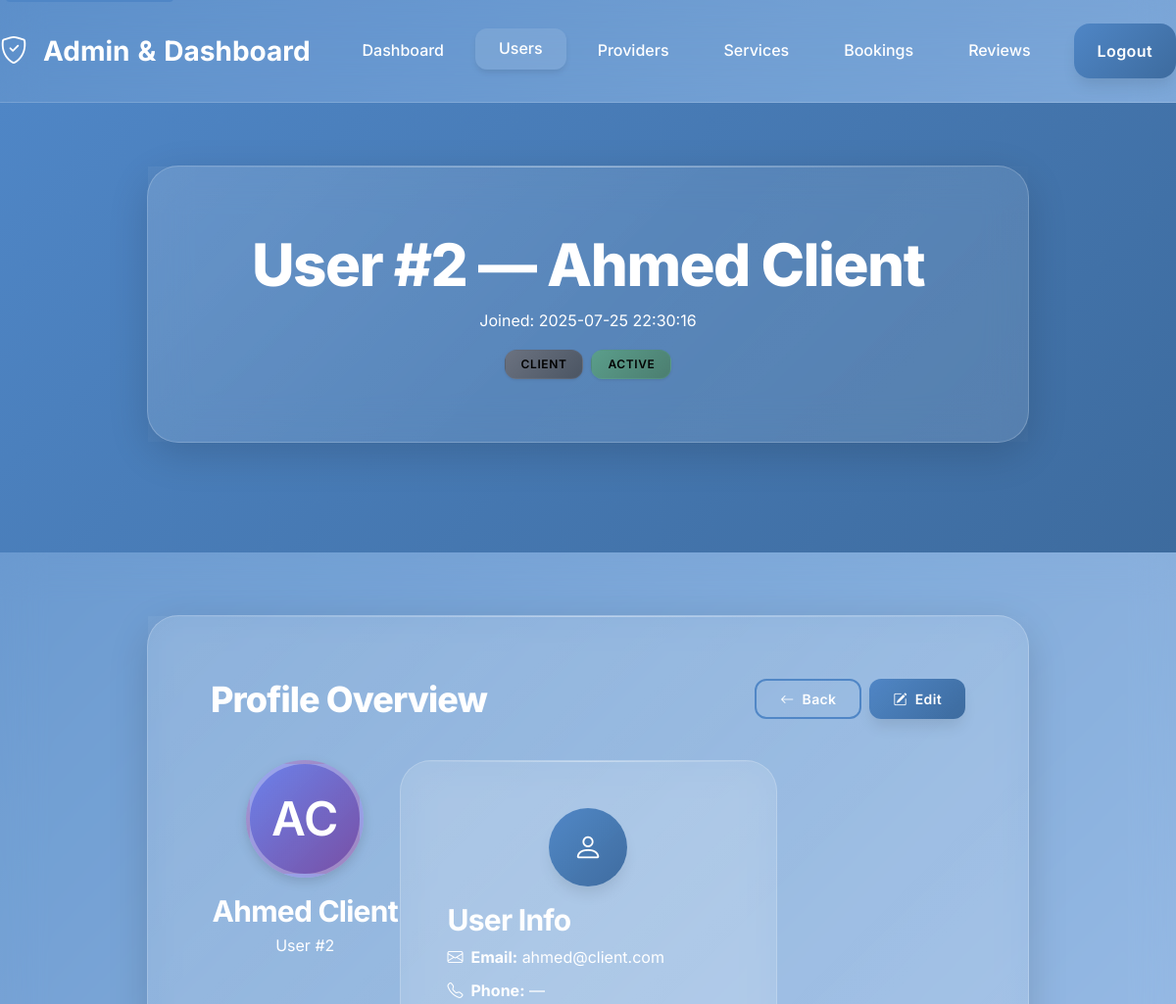
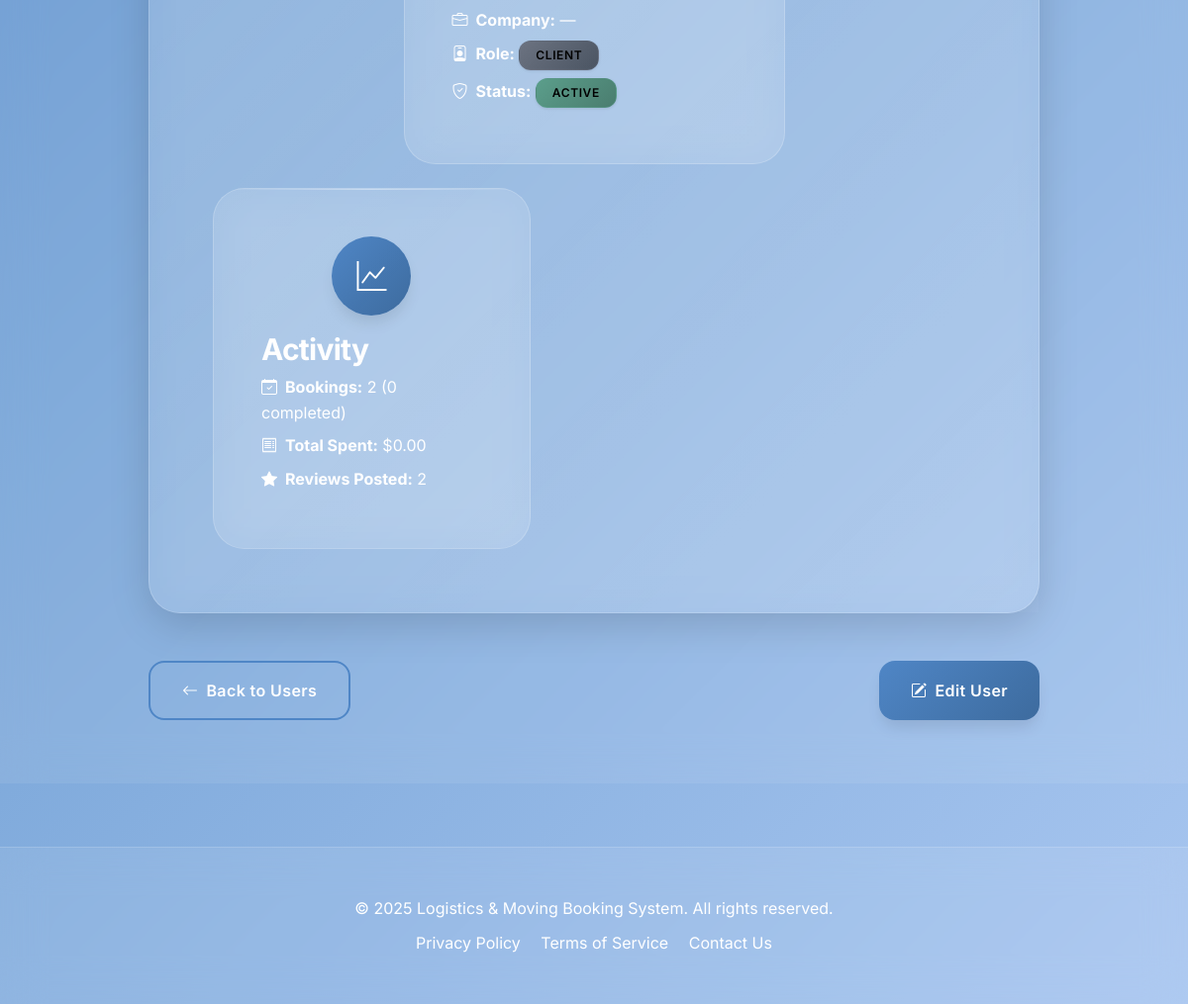
The page /admin_user_view.php?id=2 (signed in) on the database its author committed (2 pictures, top to bottom).
### tables this page shows
CREATE TABLE users (
  id INT AUTO_INCREMENT PRIMARY KEY,
  name VARCHAR(100) NOT NULL,
  email VARCHAR(100) NOT NULL UNIQUE,
  password VARCHAR(255) NOT NULL,
  role ENUM('client','provider','admin') NOT NULL DEFAULT 'client',
  phone VARCHAR(30),
  company_name VARCHAR(100),
  profile_image VARCHAR(255) DEFAULT NULL,
  created_at TIMESTAMP DEFAULT CURRENT_TIMESTAMP,
  status ENUM('active','inactive') DEFAULT 'active',
  rating DECIMAL(2,1) DEFAULT 0.0
);

### public/admin_user_view.php (the view, shortened to what this page needs)
<?php
require_once '../includes/auth.php';
$user_id = (int) $_GET['id'];
function e($v){ return htmlspecialchars((string)$v, ENT_QUOTES, 'UTF-8'); }
function badgeClass($status, $map){ $s=strtolower((string)$status); return $map[$s] ?? 'bg-secondary'; }
function roleBadge($role){
  $r=strtolower($role);
  return 'bg-secondary';
}
$u_stmt = mysqli_prepare($conn, "SELECT * FROM users WHERE id=? LIMIT 1");
mysqli_stmt_bind_param($u_stmt, 'i', $user_id);
mysqli_stmt_execute($u_stmt);
$u_res = mysqli_stmt_get_result($u_stmt);
$user = mysqli_fetch_assoc($u_res);
$role = strtolower($user['role']);
$created_at = $user['created_at'];
$stats = [
  'services_count' => 0,
  'bookings_total' => 0,
  'bookings_completed' => 0,
  'revenue' => 0.0,
  'reviews_count' => 0,
  'avg_rating' => null,
  'spent' => 0.0,
];
if ($role==='provider') {
  $q = mysqli_prepare($conn,"SELECT COUNT(*) c FROM services WHERE provider_id=?");
  mysqli_stmt_bind_param($q,'i',$user_id); mysqli_stmt_execute($q);
  $r = mysqli_stmt_get_result($q); $row = mysqli_fetch_assoc($r); $stats['services_count'] = (int)($row['c']??0);
  $q = mysqli_prepare($conn,"
    SELECT COUNT(*) total,
           SUM(CASE WHEN b.status='completed' THEN 1 ELSE 0 END) completed,
           COALESCE(SUM(CASE WHEN b.status='completed' THEN s.price ELSE 0 END),0) revenue
      FROM bookings b
      JOIN services s ON b.service_id=s.id
     WHERE b.provider_id=?
  "); mysqli_stmt_bind_param($q,'i',$user_id); mysqli_stmt_execute($q);
  $r = mysqli_stmt_get_result($q); $row = mysqli_fetch_assoc($r);
  $stats['bookings_total']     = (int)($row['total']??0);
  $stats['bookings_completed'] = (int)($row['completed']??0);
  $stats['revenue']            = (float)($row['revenue']??0);
  $q = mysqli_prepare($conn,"SELECT COUNT(*) cnt, AVG(rating) avg_rating FROM reviews WHERE provider_id=?");
  mysqli_stmt_bind_param($q,'i',$user_id); mysqli_stmt_execute($q);
  $r = mysqli_stmt_get_result($q); $row = mysqli_fetch_assoc($r);
  $stats['reviews_count'] = (int)($row['cnt']??0);
  $stats['avg_rating']    = $row['avg_rating']!==null ? round((float)$row['avg_rating'],2) : null;
}
elseif ($role==='client') {
  $q = mysqli_prepare($conn,"
    SELECT COUNT(*) total,
           SUM(CASE WHEN b.status='completed' THEN 1 ELSE 0 END) completed,
           COALESCE(SUM(CASE WHEN b.status='completed' THEN s.price ELSE 0 END),0) spent
      FROM bookings b
      JOIN services s ON b.service_id=s.id
     WHERE b.client_id=?
  "); mysqli_stmt_bind_param($q,'i',$user_id); mysqli_stmt_execute($q);
  $r = mysqli_stmt_get_result($q); $row = mysqli_fetch_assoc($r);
  $stats['bookings_total']     = (int)($row['total']??0);
  $stats['bookings_completed'] = (int)($row['completed']??0);
  $stats['spent']              = (float)($row['spent']??0);
  $q = mysqli_prepare($conn,"SELECT COUNT(*) cnt FROM reviews WHERE reviewer_id=?");
  mysqli_stmt_bind_param($q,'i',$user_id); mysqli_stmt_execute($q);
  $r = mysqli_stmt_get_result($q); $row = mysqli_fetch_assoc($r);
  $stats['reviews_count'] = (int)($row['cnt']??0);
}
$statusBadge = badgeClass($user['status'], ['active'=>'bg-success','inactive'=>'bg-warning text-dark']);
$roleBadge   = roleBadge($user['role']);
?>
<!DOCTYPE html>
<html lang="en">
<head>
  <link href="https://cdn.jsdelivr.net/npm/bootstrap@5.3.2/dist/css/bootstrap.min.css" rel="stylesheet">
  <link rel="stylesheet" href="https://cdn.jsdelivr.net/npm/bootstrap-icons@1.11.1/font/bootstrap-icons.css">
  <link rel="stylesheet" href="../assets/css/style.css">
</head>
<body class="modern-bg">
  <nav class="navbar navbar-expand-lg navbar-glass">
    <div class="container-fluid">
      <a class="navbar-brand fw-bold fs-3 gradient-text" href="admin.php">
        <i class="bi bi-shield-check me-2"></i>Admin<span class="text-gradient-secondary">&</span>Dashboard
      </a>
      <div class="collapse navbar-collapse" id="adminNav">
        <ul class="navbar-nav ms-auto mb-2 mb-lg-0 align-items-center">
          <li class="nav-item"><a class="nav-link" href="admin.php">Dashboard</a></li>
          <li class="nav-item"><a class="nav-link active" href="admin_users.php">Users</a></li>
          <li class="nav-item"><a class="nav-link" href="admin_users.php?role=provider">Providers</a></li>
          <li class="nav-item"><a class="nav-link" href="admin_services.php">Services</a></li>
          <li class="nav-item"><a class="nav-link" href="admin_bookings.php">Bookings</a></li>
          <li class="nav-item"><a class="nav-link" href="admin_reviews.php">Reviews</a></li>
          <li class="nav-item ms-3"><a class="btn btn-primary px-4" href="logout.php">Logout</a></li>
        </ul>
      </div>
    </div>
  </nav>
  <section class="hero-glass d-flex align-items-center justify-content-center text-center position-relative section-gradient" style="min-height: 28vh;">
    <div class="container-fluid">
      <div class="row justify-content-center">
        <div class="col-xl-9 col-lg-10">
          <div class="glass-card">
            <h1 class="fw-black mb-2 gradient-text">User #<?= e($user['id']) ?> — <?= e($user['name']) ?></h1>
            <p class="mb-3">Joined: <?= e($created_at) ?></p>
            <div class="d-flex flex-wrap justify-content-center gap-2">
              <span class="badge <?= $roleBadge ?>"><?= e(ucfirst($user['role'])) ?></span>
              <span class="badge <?= $statusBadge ?>"><?= e(ucfirst($user['status'])) ?></span>
            </div>
          </div>
        </div>
      </div>
    </div>
  </section>
  <section class="container-fluid py-6 section-glass">
    <div class="row justify-content-center">
      <div class="col-xl-9 col-lg-10">
        <div class="glass-card">
          <div class="d-flex justify-content-between align-items-start mb-3">
            <h3 class="gradient-text mb-0">Profile Overview</h3>
            <div class="d-flex gap-2">
              <a href="admin_users.php" class="btn btn-outline-primary btn-sm"><i class="bi bi-arrow-left"></i> Back</a>
              <button class="btn btn-primary btn-sm" data-bs-toggle="modal" data-bs-target="#editUserModal">
                <i class="bi bi-pencil-square"></i> Edit
              </button>
            </div>
          </div>
          <div class="row g-4">
            <div class="col-md-3">
              <div class="text-center mb-4">
                <?= get_profile_image_html($user, 'large', false) ?>
                <h4 class="mt-3 mb-1"><?= e($user['name']) ?></h4>
                <p class="text-muted mb-0">User #<?= e($user['id']) ?></p>
              </div>
            </div>
            <div class="col-md-6">
              <div class="kpi-card text-left h-100">
                <div class="kpi-icon mb-3"><i class="bi bi-person"></i></div>
                <h4 class="mb-2">User Info</h4>
                <ul style="list-style:none;padding:0;margin:0;">
                  <li class="mb-2"><i class="bi bi-envelope me-2"></i><strong>Email:</strong> <?= e($user['email']) ?></li>
                  <li class="mb-2"><i class="bi bi-telephone me-2"></i><strong>Phone:</strong> <?= e($user['phone'] ?: '—') ?></li>
                  <li class="mb-2"><i class="bi bi-briefcase me-2"></i><strong>Company:</strong> <?= e($user['company_name'] ?: '—') ?></li>
                  <li class="mb-2"><i class="bi bi-person-badge me-2"></i><strong>Role:</strong> <span class="badge <?= $roleBadge ?>"><?= e(ucfirst($user['role'])) ?></span></li>
                  <li class="mb-2"><i class="bi bi-shield-check me-2"></i><strong>Status:</strong> <span class="badge <?= $statusBadge ?>"><?= e(ucfirst($user['status'])) ?></span></li>
                </ul>
              </div>
            </div>
            <div class="col-md-5">
              <div class="kpi-card text-left h-100">
                <div class="kpi-icon mb-3"><i class="bi bi-graph-up"></i></div>
                <h4 class="mb-2">Activity</h4>
                <ul style="list-style:none;padding:0;margin:0;">
                  <?php if ($role==='provider'): ?>
                    <li class="mb-2"><i class="bi bi-box-seam me-2"></i><strong>Services:</strong> <?= (int)$stats['services_count'] ?></li>
                    <li class="mb-2"><i class="bi bi-calendar-check me-2"></i><strong>Bookings:</strong> <?= (int)$stats['bookings_total'] ?> (<?= (int)$stats['bookings_completed'] ?> completed)</li>
                    <li class="mb-2"><i class="bi bi-cash-coin me-2"></i><strong>Revenue:</strong> $<?= number_format($stats['revenue'], 2) ?></li>
                    <li class="mb-2"><i class="bi bi-star-fill me-2"></i><strong>Reviews:</strong> <?= (int)$stats['reviews_count'] ?><?= $stats['avg_rating']!==null ? ' • Avg '.$stats['avg_rating'].'/5' : '' ?></li>
                  <?php elseif ($role==='client'): ?>
                    <li class="mb-2"><i class="bi bi-calendar-check me-2"></i><strong>Bookings:</strong> <?= (int)$stats['bookings_total'] ?> (<?= (int)$stats['bookings_completed'] ?> completed)</li>
                    <li class="mb-2"><i class="bi bi-receipt me-2"></i><strong>Total Spent:</strong> $<?= number_format($stats['spent'], 2) ?></li>
                    <li class="mb-2"><i class="bi bi-star-fill me-2"></i><strong>Reviews Posted:</strong> <?= (int)$stats['reviews_count'] ?></li>
                  <?php else: ?>
                    <li class="mb-2"><i class="bi bi-shield-lock me-2"></i>Admin account</li>
                  <?php endif; ?>
                </ul>
              </div>
            </div>
          </div>
        </div>
        <div class="d-flex justify-content-between">
          <a href="admin_users.php" class="btn btn-outline-primary"><i class="bi bi-arrow-left"></i> Back to Users</a>
          <button class="btn btn-primary" data-bs-toggle="modal" data-bs-target="#editUserModal">
            <i class="bi bi-pencil-square"></i> Edit User
          </button>
        </div>
      </div>
    </div>
  </section>
  <footer class="footer-glass text-center">
    <div class="container-fluid">
      <p class="mb-2">&copy; <?= date('Y'); ?> Logistics & Moving Booking System. All rights reserved.</p>
      <p class="mb-0">
        <a href="#privacy" class="text-decoration-none me-3">Privacy Policy</a>
        <a href="#terms" class="text-decoration-none me-3">Terms of Service</a>
        <a href="#contact" class="text-decoration-none">Contact Us</a>
      </p>
    </div>
  </footer>
</body>
</html>

### includes/auth.php (shortened to what this page needs)
<?php
function get_profile_image_html($user, $size = 'medium', $show_upload = false) {
    $name = $user['name'] ?? 'User';
    $profile_image = $user['profile_image'] ?? null;
    $size_class = 'profile-image-' . $size;
    $placeholder_class = 'profile-image-placeholder-' . $size;
    $html = '<div class="profile-image-container">';
    if ($profile_image && file_exists('../assets/uploads/profile_images/' . $profile_image)) {
        $html .= '<img src="../assets/uploads/profile_images/' . htmlspecialchars($profile_image) . '"
                       alt="' . htmlspecialchars($name) . '"
                       class="profile-image ' . $size_class . '"
                       title="' . htmlspecialchars($name) . '">';
    } else {
        $initials = get_user_initials($name);
        $html .= '<div class="profile-image-placeholder ' . $placeholder_class . '" title="' . htmlspecialchars($name) . '">' . $initials . '</div>';
    }
    $html .= '</div>';
    return $html;
}
function get_user_initials($name) {
    $words = explode(' ', trim($name));
    $initials = '';
    if (count($words) >= 2) {
        $initials = strtoupper(substr($words[0], 0, 1) . substr($words[count($words) - 1], 0, 1));
    } else {
        $initials = strtoupper(substr($name, 0, 2));
    }
    return $initials;
}

### rows shown on the page
users: id "2", name "Ahmed Client", created_at "2025-07-25 22:30:16", role "CLIENT", status "ACTIVE", name "AC", email "ahmed@client.com", phone "—", company_name "—"

### other values the page prints
$stats['bookings_total'] "2"
$stats['bookings_completed'] "0"
$stats['spent'] "0.00"
$stats['reviews_count'] "2"
